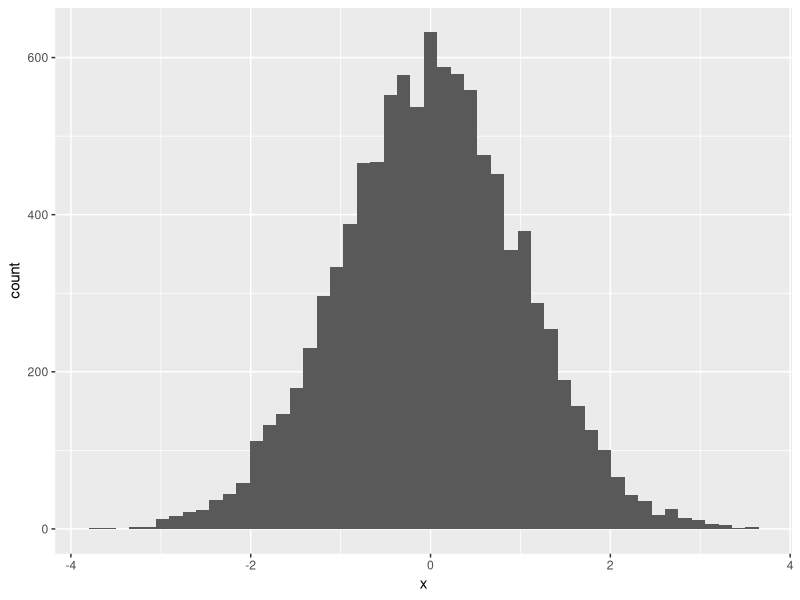
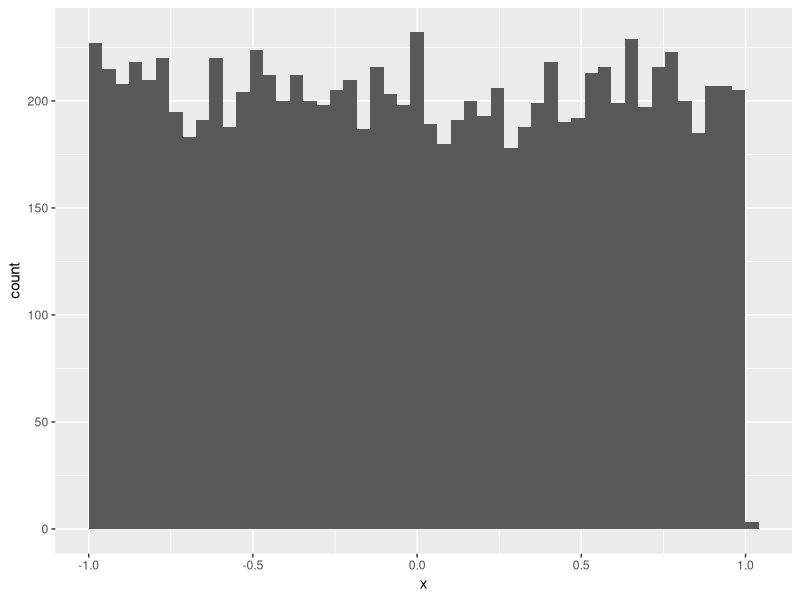

These figures' R source, in order:
#problem 8

#part 1

library(ggplot2)
n <- 10000
mu <- 0
sigma <- 1
x <- rnorm (n , mu , sigma)
df_x <- as.data.frame(x)
plot <- ggplot(data=df_x,mapping = aes(x))+geom_histogram(bins = 50)
plot

#part 2
library(ggplot2)
n <- 10000
min_y <- -1
max_y <- 1
x <- runif (n , min_y , max_y)
df_x <- as.data.frame(x)
plot <- ggplot(data=df_x,mapping = aes(x))+geom_histogram(bins = 50)
plot